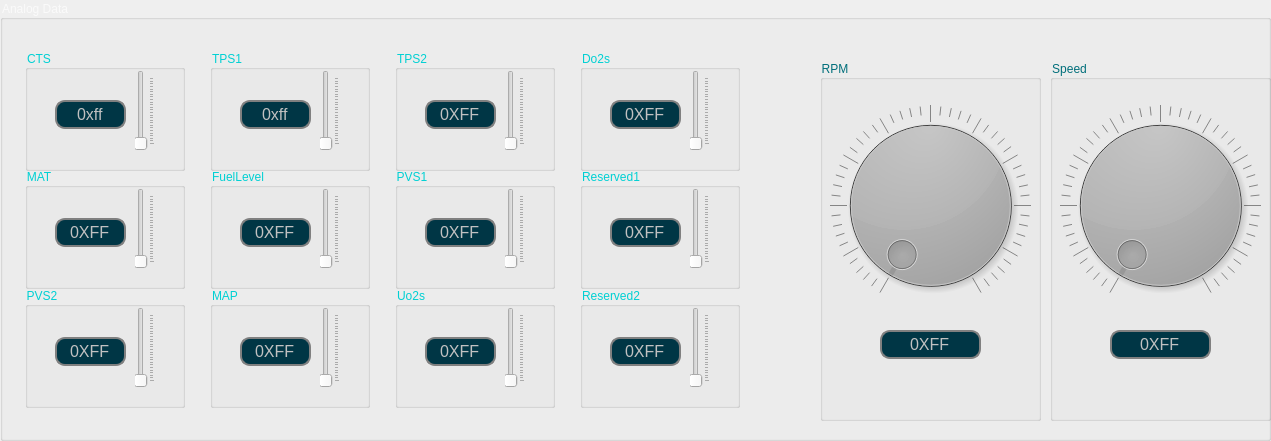
   <widget class="QGroupBox" name="groupBox_5">
    <property name="geometry">
     <rect>
      <x>20</x>
      <y>80</y>
      <width>1271</width>
      <height>441</height>
     </rect>
    </property>
    <property name="baseSize">
     <size>
      <width>0</width>
      <height>0</height>
     </size>
    </property>
    <property name="styleSheet">
     <string notr="true">font: 75 14pt &quot;Comic Sans MS&quot;;
border-color: rgb(7, 7, 7);
color:rgb(250, 250, 250)</string>
    </property>
    <property name="title">
     <string>Analog Data</string>
    </property>
    <property name="flat">
     <bool>false</bool>
    </property>
    <property name="checkable">
     <bool>false</bool>
    </property>
    <widget class="QGroupBox" name="groupBox_12">
     <property name="geometry">
      <rect>
       <x>820</x>
       <y>60</y>
       <width>221</width>
       <height>361</height>
      </rect>
     </property>
     <property name="styleSheet">
      <string notr="true">color: rgb(0, 110, 122);
font: 75 14pt &quot;Comic Sans MS&quot;;</string>
     </property>
     <property name="title">
      <string>RPM</string>
     </property>
     <widget class="QDial" name="dialRPM">
      <property name="geometry">
       <rect>
        <x>10</x>
        <y>30</y>
        <width>201</width>
        <height>231</height>
       </rect>
      </property>
      <property name="font">
       <font>
        <family>Comic Sans MS</family>
        <pointsize>14</pointsize>
        <weight>9</weight>
        <italic>false</italic>
        <bold>false</bold>
       </font>
      </property>
      <property name="cursor">
       <cursorShape>ClosedHandCursor</cursorShape>
      </property>
      <property name="styleSheet">
       <string notr="true"> QDial
     {
      
	background-color: rgb(0, 0, 0);
        }
</string>
      </property>
      <property name="notchesVisible">
       <bool>true</bool>
      </property>
     </widget>
     <widget class="QLineEdit" name="lineEditRPM">
      <property name="geometry">
       <rect>
        <x>60</x>
        <y>270</y>
        <width>101</width>
        <height>29</height>
       </rect>
      </property>
      <property name="cursor">
       <cursorShape>IBeamCursor</cursorShape>
      </property>
      <property name="styleSheet">
       <string notr="true">QLineEdit {
	color: rgb(193, 193, 193);

                                        
	background-color: rgb(0, 54, 69);
                                        border: 2px solid gray;
                                        border-radius: 10px;
                                        padding: 0 8px;
                                       selection-background-color: darkgray;
                                        font-size: 16px;
}

                                        QLineEdit:focus {
                                        
	background-color: rgb(179,250, 250);
                                       }
QLineEdit::hover
{
border:0px;
		background-color: rgb(179, 0, 0);
}</string>
      </property>
      <property name="text">
       <string>0XFF</string>
      </property>
      <property name="echoMode">
       <enum>QLineEdit::Normal</enum>
      </property>
      <property name="alignment">
       <set>Qt::AlignCenter</set>
      </property>
     </widget>
    </widget>
    <widget class="QGroupBox" name="groupBox_13">
     <property name="geometry">
      <rect>
       <x>1050</x>
       <y>60</y>
       <width>221</width>
       <height>361</height>
      </rect>
     </property>
     <property name="styleSheet">
      <string notr="true">color: rgb(0, 110, 122);
font: 75 14pt &quot;Comic Sans MS&quot;;</string>
     </property>
     <property name="title">
      <string>Speed</string>
     </property>
     <widget class="QLineEdit" name="lineEditSPEED">
      <property name="geometry">
       <rect>
        <x>60</x>
        <y>270</y>
        <width>101</width>
        <height>29</height>
       </rect>
      </property>
      <property name="cursor">
       <cursorShape>IBeamCursor</cursorShape>
      </property>
      <property name="styleSheet">
       <string notr="true">QLineEdit {
	color: rgb(193, 193, 193);

                                        
	background-color: rgb(0, 54, 69);
                                        border: 2px solid gray;
                                        border-radius: 10px;
                                        padding: 0 8px;
                                       selection-background-color: darkgray;
                                        font-size: 16px;
}

                                        QLineEdit:focus {
                                        
	background-color: rgb(179,250, 250);
                                       }
QLineEdit::hover
{
border:0px;
		background-color: rgb(179, 0, 0);
}</string>
      </property>
      <property name="text">
       <string>0XFF</string>
      </property>
      <property name="echoMode">
       <enum>QLineEdit::Normal</enum>
      </property>
      <property name="alignment">
       <set>Qt::AlignCenter</set>
      </property>
     </widget>
     <widget class="QDial" name="dialSPEED">
      <property name="geometry">
       <rect>
        <x>10</x>
        <y>30</y>
        <width>201</width>
        <height>231</height>
       </rect>
      </property>
      <property name="cursor">
       <cursorShape>ClosedHandCursor</cursorShape>
      </property>
      <property name="styleSheet">
       <string notr="true">background-color: rgb(0, 0, 0);</string>
      </property>
      <property name="notchesVisible">
       <bool>true</bool>
      </property>
     </widget>
    </widget>
    <widget class="QGroupBox" name="groupBox_26">
     <property name="geometry">
      <rect>
       <x>580</x>
       <y>287</y>
       <width>160</width>
       <height>121</height>
      </rect>
     </property>
     <property name="styleSheet">
      <string notr="true">color: rgb(0, 208, 211);
font: 75 14pt &quot;Comic Sans MS&quot;;</string>
     </property>
     <property name="title">
      <string>Reserved2</string>
     </property>
     <widget class="QSlider" name="verticalSliderRESERVE2">
      <property name="geometry">
       <rect>
        <x>110</x>
        <y>20</y>
        <width>20</width>
        <height>81</height>
       </rect>
      </property>
      <property name="cursor">
       <cursorShape>OpenHandCursor</cursorShape>
      </property>
      <property name="styleSheet">
       <string>color: rgb(0, 247, 119);</string>
      </property>
      <property name="maximum">
       <number>255</number>
      </property>
      <property name="orientation">
       <enum>Qt::Vertical</enum>
      </property>
      <property name="tickPosition">
       <enum>QSlider::TicksBelow</enum>
      </property>
     </widget>
     <widget class="QLineEdit" name="lineEditReserve2">
      <property name="geometry">
       <rect>
        <x>30</x>
        <y>50</y>
        <width>71</width>
        <height>29</height>
       </rect>
      </property>
      <property name="cursor">
       <cursorShape>IBeamCursor</cursorShape>
      </property>
      <property name="styleSheet">
       <string notr="true">QLineEdit {
	color: rgb(193, 193, 193);

                                        
	background-color: rgb(0, 54, 69);
                                        border: 2px solid gray;
                                        border-radius: 10px;
                                        padding: 0 8px;
                                       selection-background-color: darkgray;
                                        font-size: 16px;
}

                                        QLineEdit:focus {
                                        
	background-color: rgb(179,250, 250);
                                       }
QLineEdit::hover
{
border:0px;
		background-color: rgb(179, 0, 0);
}</string>
      </property>
      <property name="text">
       <string>0XFF</string>
      </property>
      <property name="echoMode">
       <enum>QLineEdit::Normal</enum>
      </property>
      <property name="alignment">
       <set>Qt::AlignCenter</set>
      </property>
     </widget>
    </widget>
    <widget class="QGroupBox" name="groupBox_16">
     <property name="geometry">
      <rect>
       <x>580</x>
       <y>168</y>
       <width>160</width>
       <height>121</height>
      </rect>
     </property>
     <property name="styleSheet">
      <string notr="true">color: rgb(0, 208, 211);
font: 75 14pt &quot;Comic Sans MS&quot;;</string>
     </property>
     <property name="title">
      <string>Reserved1</string>
     </property>
     <widget class="QSlider" name="verticalSliderRESERVE1">
      <property name="geometry">
       <rect>
        <x>110</x>
        <y>20</y>
        <width>20</width>
        <height>81</height>
       </rect>
      </property>
      <property name="cursor">
       <cursorShape>OpenHandCursor</cursorShape>
      </property>
      <property name="styleSheet">
       <string>color: rgb(0, 247, 119);</string>
      </property>
      <property name="maximum">
       <number>255</number>
      </property>
      <property name="orientation">
       <enum>Qt::Vertical</enum>
      </property>
      <property name="tickPosition">
       <enum>QSlider::TicksBelow</enum>
      </property>
     </widget>
     <widget class="QLineEdit" name="lineEditReserve1">
      <property name="geometry">
       <rect>
        <x>30</x>
        <y>50</y>
        <width>71</width>
        <height>29</height>
       </rect>
      </property>
      <property name="cursor">
       <cursorShape>IBeamCursor</cursorShape>
      </property>
      <property name="styleSheet">
       <string notr="true">QLineEdit {
	color: rgb(193, 193, 193);

                                        
	background-color: rgb(0, 54, 69);
                                        border: 2px solid gray;
                                        border-radius: 10px;
                                        padding: 0 8px;
                                       selection-background-color: darkgray;
                                        font-size: 16px;
}

                                        QLineEdit:focus {
                                        
	background-color: rgb(179,250, 250);
                                       }
QLineEdit::hover
{
border:0px;
		background-color: rgb(179, 0, 0);
}</string>
      </property>
      <property name="text">
       <string>0XFF</string>
      </property>
      <property name="echoMode">
       <enum>QLineEdit::Normal</enum>
      </property>
      <property name="alignment">
       <set>Qt::AlignCenter</set>
      </property>
     </widget>
    </widget>
    <widget class="QGroupBox" name="groupBox_17">
     <property name="geometry">
      <rect>
       <x>580</x>
       <y>50</y>
       <width>160</width>
       <height>121</height>
      </rect>
     </property>
     <property name="styleSheet">
      <string notr="true">color: rgb(0, 208, 211);
font: 75 14pt &quot;Comic Sans MS&quot;;</string>
     </property>
     <property name="title">
      <string>Do2s</string>
     </property>
     <widget class="QSlider" name="verticalSliderDO2S">
      <property name="geometry">
       <rect>
        <x>110</x>
        <y>20</y>
        <width>20</width>
        <height>81</height>
       </rect>
      </property>
      <property name="cursor">
       <cursorShape>OpenHandCursor</cursorShape>
      </property>
      <property name="styleSheet">
       <string>color: rgb(0, 247, 119);</string>
      </property>
      <property name="maximum">
       <number>255</number>
      </property>
      <property name="orientation">
       <enum>Qt::Vertical</enum>
      </property>
      <property name="tickPosition">
       <enum>QSlider::TicksBelow</enum>
      </property>
     </widget>
     <widget class="QLineEdit" name="lineEditDo2S">
      <property name="geometry">
       <rect>
        <x>30</x>
        <y>50</y>
        <width>71</width>
        <height>29</height>
       </rect>
      </property>
      <property name="cursor">
       <cursorShape>IBeamCursor</cursorShape>
      </property>
      <property name="styleSheet">
       <string notr="true">QLineEdit {
	color: rgb(193, 193, 193);

                                        
	background-color: rgb(0, 54, 69);
                                        border: 2px solid gray;
                                        border-radius: 10px;
                                        padding: 0 8px;
                                       selection-background-color: darkgray;
                                        font-size: 16px;
}

                                        QLineEdit:focus {
                                        
	background-color: rgb(179,250, 250);
                                       }
QLineEdit::hover
{
border:0px;
		background-color: rgb(179, 0, 0);
}</string>
      </property>
      <property name="text">
       <string>0XFF</string>
      </property>
      <property name="echoMode">
       <enum>QLineEdit::Normal</enum>
      </property>
      <property name="alignment">
       <set>Qt::AlignCenter</set>
      </property>
     </widget>
    </widget>
    <widget class="QGroupBox" name="groupBox_2">
     <property name="geometry">
      <rect>
       <x>25</x>
       <y>50</y>
       <width>160</width>
       <height>121</height>
      </rect>
     </property>
     <property name="styleSheet">
      <string notr="true">color: rgb(0, 208, 211);
font: 75 14pt &quot;Comic Sans MS&quot;;</string>
     </property>
     <property name="title">
      <string>CTS</string>
     </property>
     <widget class="QSlider" name="verticalSliderCTS">
      <property name="geometry">
       <rect>
        <x>110</x>
        <y>20</y>
        <width>20</width>
        <height>81</height>
       </rect>
      </property>
      <property name="cursor">
       <cursorShape>OpenHandCursor</cursorShape>
      </property>
      <property name="styleSheet">
       <string notr="true">color: rgb(0, 247, 119);</string>
      </property>
      <property name="maximum">
       <number>255</number>
      </property>
      <property name="orientation">
       <enum>Qt::Vertical</enum>
      </property>
      <property name="tickPosition">
       <enum>QSlider::TicksBelow</enum>
      </property>
     </widget>
     <widget class="QLineEdit" name="lineEditCTS">
      <property name="geometry">
       <rect>
        <x>30</x>
        <y>50</y>
        <width>71</width>
        <height>29</height>
       </rect>
      </property>
      <property name="cursor">
       <cursorShape>IBeamCursor</cursorShape>
      </property>
      <property name="styleSheet">
       <string notr="true">QLineEdit {
	color: rgb(193, 193, 193);

                                        
	background-color: rgb(0, 54, 69);
                                        border: 2px solid gray;
                                        border-radius: 10px;
                                        padding: 0 8px;
                                       selection-background-color: darkgray;
                                        font-size: 16px;
}

                                        QLineEdit:focus {
                                        
	background-color: rgb(179,250, 250);
                                       }
QLineEdit::hover
{
border:0px;
		background-color: rgb(179, 0, 0);
}</string>
      </property>
      <property name="text">
       <string>0xff</string>
      </property>
      <property name="echoMode">
       <enum>QLineEdit::Normal</enum>
      </property>
      <property name="alignment">
       <set>Qt::AlignCenter</set>
      </property>
     </widget>
    </widget>
    <widget class="QGroupBox" name="groupBox_8">
     <property name="geometry">
      <rect>
       <x>395</x>
       <y>168</y>
       <width>160</width>
       <height>121</height>
      </rect>
     </property>
     <property name="styleSheet">
      <string notr="true">color: rgb(0, 208, 211);
font: 75 14pt &quot;Comic Sans MS&quot;;</string>
     </property>
     <property name="title">
      <string>PVS1</string>
     </property>
     <widget class="QSlider" name="verticalSliderPVS1">
      <property name="geometry">
       <rect>
        <x>110</x>
        <y>20</y>
        <width>20</width>
        <height>81</height>
       </rect>
      </property>
      <property name="cursor">
       <cursorShape>OpenHandCursor</cursorShape>
      </property>
      <property name="styleSheet">
       <string>color: rgb(0, 247, 119);</string>
      </property>
      <property name="maximum">
       <number>255</number>
      </property>
      <property name="orientation">
       <enum>Qt::Vertical</enum>
      </property>
      <property name="tickPosition">
       <enum>QSlider::TicksBelow</enum>
      </property>
     </widget>
     <widget class="QLineEdit" name="lineEditPVS1">
      <property name="geometry">
       <rect>
        <x>30</x>
        <y>50</y>
        <width>71</width>
        <height>29</height>
       </rect>
      </property>
      <property name="cursor">
       <cursorShape>IBeamCursor</cursorShape>
      </property>
      <property name="styleSheet">
       <string notr="true">QLineEdit {
	color: rgb(193, 193, 193);

                                        
	background-color: rgb(0, 54, 69);
                                        border: 2px solid gray;
                                        border-radius: 10px;
                                        padding: 0 8px;
                                       selection-background-color: darkgray;
                                        font-size: 16px;
}

                                        QLineEdit:focus {
                                        
	background-color: rgb(179,250, 250);
                                       }
QLineEdit::hover
{
border:0px;
		background-color: rgb(179, 0, 0);
}</string>
      </property>
      <property name="text">
       <string>0XFF</string>
      </property>
      <property name="echoMode">
       <enum>QLineEdit::Normal</enum>
      </property>
      <property name="alignment">
       <set>Qt::AlignCenter</set>
      </property>
     </widget>
    </widget>
    <widget class="QGroupBox" name="groupBox_6">
     <property name="geometry">
      <rect>
       <x>25</x>
       <y>168</y>
       <width>160</width>
       <height>121</height>
      </rect>
     </property>
     <property name="styleSheet">
      <string notr="true">color: rgb(0, 208, 211);
font: 75 14pt &quot;Comic Sans MS&quot;;</string>
     </property>
     <property name="title">
      <string>MAT</string>
     </property>
     <widget class="QSlider" name="verticalSliderMAT">
      <property name="geometry">
       <rect>
        <x>110</x>
        <y>20</y>
        <width>20</width>
        <height>81</height>
       </rect>
      </property>
      <property name="cursor">
       <cursorShape>OpenHandCursor</cursorShape>
      </property>
      <property name="styleSheet">
       <string>color: rgb(0, 247, 119);</string>
      </property>
      <property name="maximum">
       <number>255</number>
      </property>
      <property name="orientation">
       <enum>Qt::Vertical</enum>
      </property>
      <property name="tickPosition">
       <enum>QSlider::TicksBelow</enum>
      </property>
     </widget>
     <widget class="QLineEdit" name="lineEditMAT">
      <property name="geometry">
       <rect>
        <x>30</x>
        <y>50</y>
        <width>71</width>
        <height>29</height>
       </rect>
      </property>
      <property name="cursor">
       <cursorShape>IBeamCursor</cursorShape>
      </property>
      <property name="styleSheet">
       <string notr="true">QLineEdit {
	color: rgb(193, 193, 193);

                                        
	background-color: rgb(0, 54, 69);
                                        border: 2px solid gray;
                                        border-radius: 10px;
                                        padding: 0 8px;
                                       selection-background-color: darkgray;
                                        font-size: 16px;
}

                                        QLineEdit:focus {
                                        
	background-color: rgb(179,250, 250);
                                       }
QLineEdit::hover
{
border:0px;
		background-color: rgb(179, 0, 0);
}</string>
      </property>
      <property name="text">
       <string>0XFF</string>
      </property>
      <property name="echoMode">
       <enum>QLineEdit::Normal</enum>
      </property>
      <property name="alignment">
       <set>Qt::AlignCenter</set>
      </property>
     </widget>
    </widget>
    <widget class="QGroupBox" name="groupBox_4">
     <property name="geometry">
      <rect>
       <x>395</x>
       <y>50</y>
       <width>160</width>
       <height>121</height>
      </rect>
     </property>
     <property name="styleSheet">
      <string notr="true">color: rgb(0, 208, 211);
font: 75 14pt &quot;Comic Sans MS&quot;;</string>
     </property>
     <property name="title">
      <string>TPS2</string>
     </property>
     <widget class="QSlider" name="verticalSliderTPS2">
      <property name="geometry">
       <rect>
        <x>110</x>
        <y>20</y>
        <width>20</width>
        <height>81</height>
       </rect>
      </property>
      <property name="cursor">
       <cursorShape>OpenHandCursor</cursorShape>
      </property>
      <property name="styleSheet">
       <string>color: rgb(0, 247, 119);</string>
      </property>
      <property name="maximum">
       <number>255</number>
      </property>
      <property name="orientation">
       <enum>Qt::Vertical</enum>
      </property>
      <property name="tickPosition">
       <enum>QSlider::TicksBelow</enum>
      </property>
     </widget>
     <widget class="QLineEdit" name="lineEditTPS2">
      <property name="geometry">
       <rect>
        <x>30</x>
        <y>50</y>
        <width>71</width>
        <height>29</height>
       </rect>
      </property>
      <property name="cursor">
       <cursorShape>IBeamCursor</cursorShape>
      </property>
      <property name="styleSheet">
       <string notr="true">QLineEdit {
	color: rgb(193, 193, 193);

                                        
	background-color: rgb(0, 54, 69);
                                        border: 2px solid gray;
                                        border-radius: 10px;
                                        padding: 0 8px;
                                       selection-background-color: darkgray;
                                        font-size: 16px;
}

                                        QLineEdit:focus {
                                        
	background-color: rgb(179,250, 250);
                                       }
QLineEdit::hover
{
border:0px;
		background-color: rgb(179, 0, 0);
}</string>
      </property>
      <property name="text">
       <string>0XFF</string>
      </property>
      <property name="echoMode">
       <enum>QLineEdit::Normal</enum>
      </property>
      <property name="alignment">
       <set>Qt::AlignCenter</set>
      </property>
     </widget>
    </widget>
    <widget class="QGroupBox" name="groupBox_3">
     <property name="geometry">
      <rect>
       <x>210</x>
       <y>50</y>
       <width>160</width>
       <height>121</height>
      </rect>
     </property>
     <property name="styleSheet">
      <string notr="true">color: rgb(0, 208, 211);
font: 75 14pt &quot;Comic Sans MS&quot;;</string>
     </property>
     <property name="title">
      <string>TPS1</string>
     </property>
     <widget class="QSlider" name="verticalSliderTPS1">
      <property name="geometry">
       <rect>
        <x>110</x>
        <y>20</y>
        <width>20</width>
        <height>81</height>
       </rect>
      </property>
      <property name="cursor">
       <cursorShape>OpenHandCursor</cursorShape>
      </property>
      <property name="styleSheet">
       <string>color: rgb(0, 247, 119);</string>
      </property>
      <property name="maximum">
       <number>255</number>
      </property>
      <property name="orientation">
       <enum>Qt::Vertical</enum>
      </property>
      <property name="tickPosition">
       <enum>QSlider::TicksBelow</enum>
      </property>
     </widget>
     <widget class="QLineEdit" name="lineEditTPS1">
      <property name="geometry">
       <rect>
        <x>30</x>
        <y>50</y>
        <width>71</width>
        <height>29</height>
       </rect>
      </property>
      <property name="cursor">
       <cursorShape>IBeamCursor</cursorShape>
      </property>
      <property name="styleSheet">
       <string notr="true">QLineEdit {
	color: rgb(193, 193, 193);

                                        
	background-color: rgb(0, 54, 69);
                                        border: 2px solid gray;
                                        border-radius: 10px;
                                        padding: 0 8px;
                                       selection-background-color: darkgray;
                                        font-size: 16px;
}

                                        QLineEdit:focus {
                                        
	background-color: rgb(179,250, 250);
                                       }
QLineEdit::hover
{
border:0px;
		background-color: rgb(179, 0, 0);
}</string>
      </property>
      <property name="text">
       <string>0xff</string>
      </property>
      <property name="echoMode">
       <enum>QLineEdit::Normal</enum>
      </property>
      <property name="alignment">
       <set>Qt::AlignCenter</set>
      </property>
     </widget>
    </widget>
    <widget class="QGroupBox" name="groupBox_9">
     <property name="geometry">
      <rect>
       <x>210</x>
       <y>168</y>
       <width>160</width>
       <height>121</height>
      </rect>
     </property>
     <property name="styleSheet">
      <string notr="true">color: rgb(0, 208, 211);
font: 75 14pt &quot;Comic Sans MS&quot;;</string>
     </property>
     <property name="title">
      <string>FuelLevel</string>
     </property>
     <widget class="QSlider" name="verticalSliderFUELLEVEL">
      <property name="geometry">
       <rect>
        <x>110</x>
        <y>20</y>
        <width>20</width>
        <height>81</height>
       </rect>
      </property>
      <property name="cursor">
       <cursorShape>OpenHandCursor</cursorShape>
      </property>
      <property name="styleSheet">
       <string>color: rgb(0, 247, 119);</string>
      </property>
      <property name="maximum">
       <number>255</number>
      </property>
      <property name="orientation">
       <enum>Qt::Vertical</enum>
      </property>
      <property name="tickPosition">
       <enum>QSlider::TicksBelow</enum>
      </property>
     </widget>
     <widget class="QLineEdit" name="lineEditFuelLevel">
      <property name="geometry">
       <rect>
        <x>30</x>
        <y>50</y>
        <width>71</width>
        <height>29</height>
       </rect>
      </property>
      <property name="cursor">
       <cursorShape>IBeamCursor</cursorShape>
      </property>
      <property name="styleSheet">
       <string notr="true">QLineEdit {
	color: rgb(193, 193, 193);

                                        
	background-color: rgb(0, 54, 69);
                                        border: 2px solid gray;
                                        border-radius: 10px;
                                        padding: 0 8px;
                                       selection-background-color: darkgray;
                                        font-size: 16px;
}

                                        QLineEdit:focus {
                                        
	background-color: rgb(179,250, 250);
                                       }
QLineEdit::hover
{
border:0px;
		background-color: rgb(179, 0, 0);
}</string>
      </property>
      <property name="text">
       <string>0XFF</string>
      </property>
      <property name="echoMode">
       <enum>QLineEdit::Normal</enum>
      </property>
      <property name="alignment">
       <set>Qt::AlignCenter</set>
      </property>
     </widget>
    </widget>
    <widget class="QGroupBox" name="groupBox_10">
     <property name="geometry">
      <rect>
       <x>210</x>
       <y>287</y>
       <width>160</width>
       <height>121</height>
      </rect>
     </property>
     <property name="styleSheet">
      <string notr="true">color: rgb(0, 208, 211);
font: 75 14pt &quot;Comic Sans MS&quot;;</string>
     </property>
     <property name="title">
      <string>MAP</string>
     </property>
     <widget class="QSlider" name="verticalSliderMAP">
      <property name="geometry">
       <rect>
        <x>110</x>
        <y>20</y>
        <width>20</width>
        <height>81</height>
       </rect>
      </property>
      <property name="cursor">
       <cursorShape>OpenHandCursor</cursorShape>
      </property>
      <property name="styleSheet">
       <string>color: rgb(0, 247, 119);</string>
      </property>
      <property name="maximum">
       <number>255</number>
      </property>
      <property name="orientation">
       <enum>Qt::Vertical</enum>
      </property>
      <property name="tickPosition">
       <enum>QSlider::TicksBelow</enum>
      </property>
     </widget>
     <widget class="QLineEdit" name="lineEditMAP">
      <property name="geometry">
       <rect>
        <x>30</x>
        <y>50</y>
        <width>71</width>
        <height>29</height>
       </rect>
      </property>
      <property name="cursor">
       <cursorShape>IBeamCursor</cursorShape>
      </property>
      <property name="styleSheet">
       <string notr="true">QLineEdit {
	color: rgb(193, 193, 193);

                                        
	background-color: rgb(0, 54, 69);
                                        border: 2px solid gray;
                                        border-radius: 10px;
                                        padding: 0 8px;
                                       selection-background-color: darkgray;
                                        font-size: 16px;
}

                                        QLineEdit:focus {
                                        
	background-color: rgb(179,250, 250);
                                       }
QLineEdit::hover
{
border:0px;
		background-color: rgb(179, 0, 0);
}</string>
      </property>
      <property name="text">
       <string>0XFF</string>
      </property>
      <property name="echoMode">
       <enum>QLineEdit::Normal</enum>
      </property>
      <property name="alignment">
       <set>Qt::AlignCenter</set>
      </property>
     </widget>
    </widget>
    <widget class="QGroupBox" name="groupBox_11">
     <property name="geometry">
      <rect>
       <x>25</x>
       <y>287</y>
       <width>160</width>
       <height>121</height>
      </rect>
     </property>
     <property name="styleSheet">
      <string notr="true">color: rgb(0, 208, 211);
font: 75 14pt &quot;Comic Sans MS&quot;;</string>
     </property>
     <property name="title">
      <string>PVS2</string>
     </property>
     <widget class="QSlider" name="verticalSliderPVS2">
      <property name="geometry">
       <rect>
        <x>110</x>
        <y>20</y>
        <width>20</width>
        <height>81</height>
       </rect>
      </property>
      <property name="cursor">
       <cursorShape>OpenHandCursor</cursorShape>
      </property>
      <property name="styleSheet">
       <string>color: rgb(0, 247, 119);</string>
      </property>
      <property name="maximum">
       <number>255</number>
      </property>
      <property name="orientation">
       <enum>Qt::Vertical</enum>
      </property>
      <property name="tickPosition">
       <enum>QSlider::TicksBelow</enum>
      </property>
     </widget>
     <widget class="QLineEdit" name="lineEditPVS2">
      <property name="geometry">
       <rect>
        <x>30</x>
        <y>50</y>
        <width>71</width>
        <height>29</height>
       </rect>
      </property>
      <property name="cursor">
       <cursorShape>IBeamCursor</cursorShape>
      </property>
      <property name="styleSheet">
       <string notr="true">QLineEdit {
	color: rgb(193, 193, 193);

                                        
	background-color: rgb(0, 54, 69);
                                        border: 2px solid gray;
                                        border-radius: 10px;
                                        padding: 0 8px;
                                       selection-background-color: darkgray;
                                        font-size: 16px;
}

                                        QLineEdit:focus {
                                        
	background-color: rgb(179,250, 250);
                                       }
QLineEdit::hover
{
border:0px;
		background-color: rgb(179, 0, 0);
}</string>
      </property>
      <property name="text">
       <string>0XFF</string>
      </property>
      <property name="echoMode">
       <enum>QLineEdit::Normal</enum>
      </property>
      <property name="alignment">
       <set>Qt::AlignCenter</set>
      </property>
     </widget>
    </widget>
    <widget class="QGroupBox" name="groupBox_22">
     <property name="geometry">
      <rect>
       <x>395</x>
       <y>287</y>
       <width>160</width>
       <height>121</height>
      </rect>
     </property>
     <property name="styleSheet">
      <string notr="true">color: rgb(0, 208, 211);
font: 75 14pt &quot;Comic Sans MS&quot;;</string>
     </property>
     <property name="title">
      <string>Uo2s</string>
     </property>
     <widget class="QSlider" name="verticalSliderUO2S">
      <property name="geometry">
       <rect>
        <x>110</x>
        <y>20</y>
        <width>20</width>
        <height>81</height>
       </rect>
      </property>
      <property name="cursor">
       <cursorShape>OpenHandCursor</cursorShape>
      </property>
      <property name="styleSheet">
       <string>color: rgb(0, 247, 119);</string>
      </property>
      <property name="maximum">
       <number>255</number>
      </property>
      <property name="orientation">
       <enum>Qt::Vertical</enum>
      </property>
      <property name="tickPosition">
       <enum>QSlider::TicksBelow</enum>
      </property>
     </widget>
     <widget class="QLineEdit" name="lineEditUo2S">
      <property name="geometry">
       <rect>
        <x>30</x>
        <y>50</y>
        <width>71</width>
        <height>29</height>
       </rect>
      </property>
      <property name="cursor">
       <cursorShape>IBeamCursor</cursorShape>
      </property>
      <property name="styleSheet">
       <string notr="true">QLineEdit {
	color: rgb(193, 193, 193);

                                        
	background-color: rgb(0, 54, 69);
                                        border: 2px solid gray;
                                        border-radius: 10px;
                                        padding: 0 8px;
                                       selection-background-color: darkgray;
                                        font-size: 16px;
}

                                        QLineEdit:focus {
                                        
	background-color: rgb(179,250, 250);
                                       }
QLineEdit::hover
{
border:0px;
		background-color: rgb(179, 0, 0);
}</string>
      </property>
      <property name="text">
       <string>0XFF</string>
      </property>
      <property name="echoMode">
       <enum>QLineEdit::Normal</enum>
      </property>
      <property name="alignment">
       <set>Qt::AlignCenter</set>
      </property>
     </widget>
    </widget>
   </widget>
